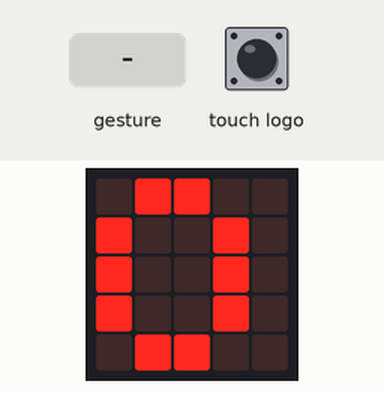
This program was run on a simulated BBC micro:bit (MakeCode). On the bench: the board's 5×5 LED display. The test bench sets the inputs (shaded band). A tilt is held for 1.5 s and a shake lasts 1 s, then the board lies face up again.

Above: at 1.2 s.
1.3 s: gesture 'tilt left'
At 1.6 s:
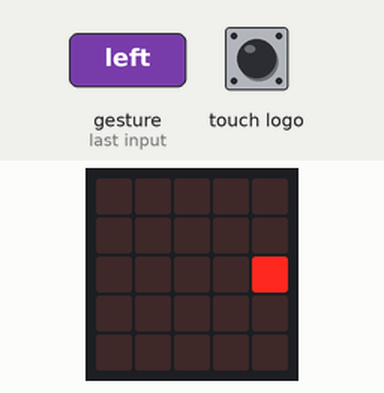
4.1 s: touch logo pressed for 1 s
At 7.9 s:
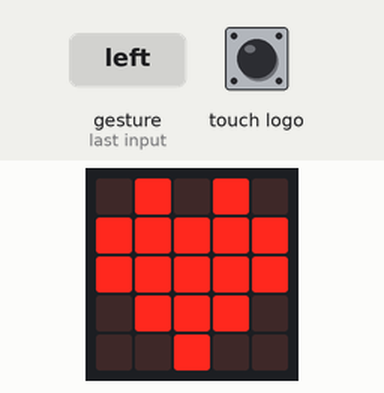
8.1 s: gesture 'tilt right'
At 8.4 s:
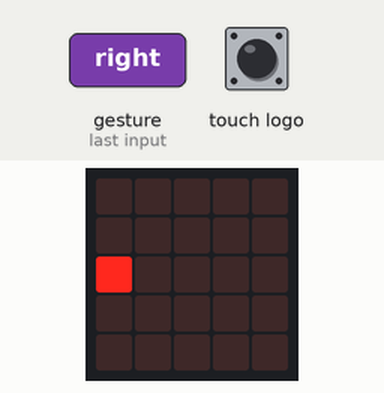
11.1 s: touch logo pressed for 0.15 s
At 13.5 s:
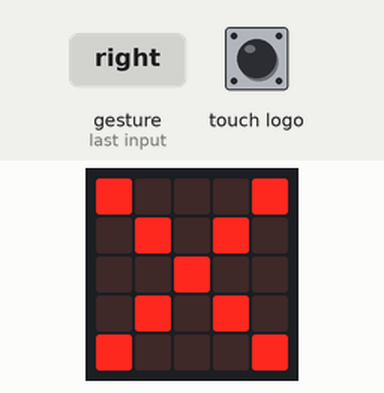
14.2 s: touch logo pressed for 3.2 s
At 14.9 s:
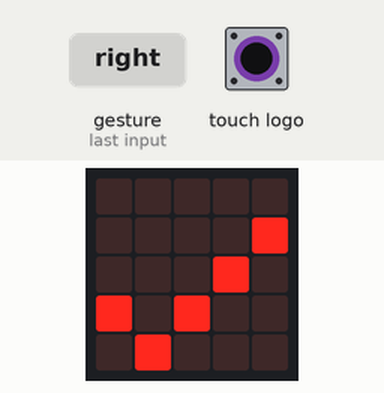
Timing chart, 0 to 17.2 s (numbered marks = the images above; inputs shaded):
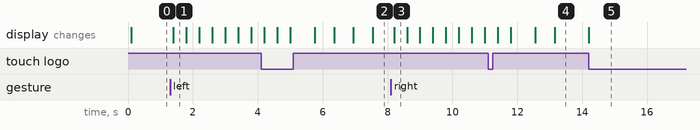

Measured:
- after the input at 1.3 s, the display: changes after 0.10 s (image 1)
- after the input at 4.1 s, the display: first differs from a run without the input after 1.7 s (image 2 shows a later state)
- after the input at 8.1 s, the display: changes after 0.10 s (image 3)
- after the input at 11.1 s, the display: first differs from a run without the input after 1.5 s (image 4 shows a later state)
- after the input at 14.2 s, the display: changes at once (image 5)
- what the display in image 1 shows lasts 0.4 s, from 1.4 s to 1.8 s

The program:

main.ts
```typescript
input.onGesture(Gesture.TiltLeft, function () {
    basic.showLeds(`
        . . . . .
        . . . . .
        . . . . #
        . . . . .
        . . . . .
        `)
    basic.showLeds(`
        . . . . .
        . . . . #
        . . . # #
        . . . . #
        . . . . .
        `)
    basic.showLeds(`
        . . . . #
        . . . # .
        . . # # #
        . . . # .
        . . . . #
        `)
    basic.showLeds(`
        . . . # .
        . . # . .
        . # # # #
        . . # . .
        . . . # .
        `)
    basic.showLeds(`
        . . # . .
        . # . . .
        # # # # #
        . # . . .
        . . # . .
        `)
    basic.showLeds(`
        . # . . .
        # . . . .
        # # # # .
        # . . . .
        . # . . .
        `)
    basic.showLeds(`
        # . . . .
        . . . . .
        # # # . .
        . . . . .
        # . . . .
        `)
    basic.showLeds(`
        . . . . .
        . . . . .
        # # . . .
        . . . . .
        . . . . .
        `)
    basic.showLeds(`
        . . . . .
        . . . . .
        # . . . .
        . . . . .
        . . . . .
        `)
})
input.onLogoEvent(TouchButtonEvent.LongPressed, function () {
    basic.showIcon(IconNames.SmallHeart)
    basic.showIcon(IconNames.Heart)
})
input.onLogoEvent(TouchButtonEvent.Touched, function () {
    basic.showIcon(IconNames.Yes)
})
input.onGesture(Gesture.TiltRight, function () {
    basic.showLeds(`
        . . . . .
        . . . . .
        # . . . .
        . . . . .
        . . . . .
        `)
    basic.showLeds(`
        . . . . .
        # . . . .
        # # . . .
        # . . . .
        . . . . .
        `)
    basic.showLeds(`
        # . . . .
        . # . . .
        # # # . .
        . # . . .
        # . . . .
        `)
    basic.showLeds(`
        . # . . .
        . . # . .
        # # # # .
        . . # . .
        . # . . .
        `)
    basic.showLeds(`
        . . # . .
        . . . # .
        # # # # #
        . . . # .
        . . # . .
        `)
    basic.showLeds(`
        . . . # .
        . . . . #
        . # # # #
        . . . . #
        . . . # .
        `)
    basic.showLeds(`
        . . . . #
        . . . . .
        . . # # #
        . . . . .
        . . . . #
        `)
    basic.showLeds(`
        . . . . .
        . . . . .
        . . . # #
        . . . . .
        . . . . .
        `)
    basic.showLeds(`
        . . . . .
        . . . . .
        . . . . #
        . . . . .
        . . . . .
        `)
})
input.onLogoEvent(TouchButtonEvent.Released, function () {
    basic.showIcon(IconNames.No)
})
input.onGesture(Gesture.ScreenUp, function () {
    basic.showNumber(0)
})
```

test.ts
```typescript
// 在此处测试；当此软件包作为插件使用时，将不会编译此软件包。
```
